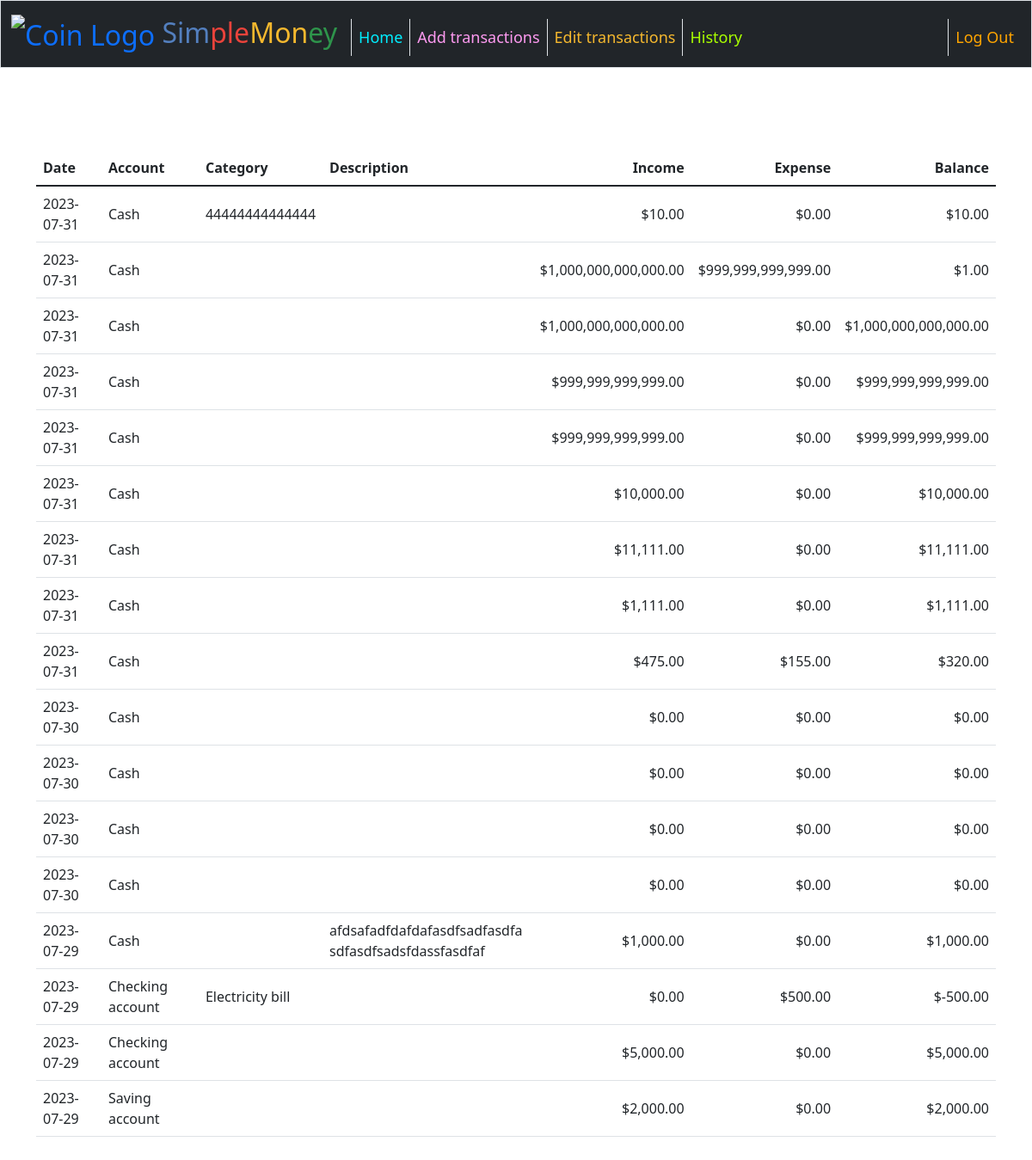
Screenshot of /history (signed in) with the database file from the repository.
### tables this page shows
CREATE TABLE transactions (
    id INTEGER PRIMARY KEY AUTOINCREMENT NOT NULL, 
    user_id INTEGER,
    date DATE,
    account	TEXT,
    category TEXT,
    description TEXT,
    income	REAL NOT NULL DEFAULT 0.00,
    expense	REAL NOT NULL DEFAULT 0.00,
    FOREIGN KEY(user_id) REFERENCES users(id)
    );

### app.py (the view)
@app.route("/history")
@login_required
def history():
    user_id = session["user_id"]
    try:
        transactions_db = cur.execute(
            """SELECT * FROM transactions WHERE user_id = :user_id
            ORDER BY date DESC, id DESC""",
            {'user_id': user_id}
        )
        transactions_db = transactions_db.fetchall()
    except:
        return apology("Database error occurred", 500)
    for row in transactions_db:
        row["balance"] = row["income"] - row["expense"]
    return render_template("history.html", transactions_db=transactions_db)

### app.py (called while the page is built)
def dict_factory(cursor, row):
    fields = [column[0] for column in cursor.description]
    return {key: value for key, value in zip(fields, row)}

@app.after_request
def after_request(response):
    response.headers["Cache-Control"] = "no-cache, no-store, must-revalidate"
    response.headers["Expires"] = 0
    response.headers["Pragma"] = "no-cache"
    return response

### helpers.py (called while the page is built)
def login_required(f):
    @wraps(f)
    def decorated_function(*args, **kwargs):
        if session.get("user_id") is None:
            return redirect("/login")
        return f(*args, **kwargs)
    return decorated_function

def usd(value):
    return f"${value:,.2f}"

### templates/history.html (shortened to what this page needs)
{% extends "layout.html" %}
{% block main %}
    <main class="container py-5 text-center">
        <table class="table">
            <thead>
                <tr>
                    <th class="text-start">Date</th>
                    <th class="text-start">Account</th>
                    <th class="text-start">Category</th>
                    <th class="text-start">Description</th>
                    <th class="text-end">Income</th>
                    <th class="text-end">Expense</th>
                    <th class="text-end">Balance</th>
                </tr>
            </thead>
            <tbody>
                {% for row in transactions_db %}
                    <tr>
                        <td class="text-start">{{ row["date"] }}</td>
                        <td class="text-start">{{ row["account"] }}</td>
                        <td class="text-start">{{ row["category"] }}</td>
                        <td id="transaction-description" class="text-start text-break">{{ row["description"] }}</td>
                        <td class="text-end">{{ row["income"] | usd }}</td>
                        <td class="text-end">{{ row["expense"] | usd }}</td>
                        <td class="text-end">{{ row["balance"] | usd }}</td>
                    </tr>
                {% endfor %}
            </tbody>
        </table>
    </main>
{% endblock %}

### templates/layout.html (shortened to what this page needs)
<!DOCTYPE html>
<html lang="en">
    <head>
        <link href="https://cdn.jsdelivr.net/npm/bootstrap@5.1.3/dist/css/bootstrap.min.css" rel="stylesheet">
        <link href="/static/styles.css" rel="stylesheet">
    </head>
    <body>
        <nav class="bg-dark border navbar navbar-expand-md">
            <div class="container-fluid">
                <a class="navbar-brand" href="{{ url_for("index") }}">
                    <img id="navbar-logo" src="/static/coin_dollar_finance_icon.ico" alt="Coin Logo">
                    <span class="blue">Sim</span><span class="red">ple</span><span class="yellow">Mon</span><span class="green">ey</span></a>
                <div class="collapse navbar-collapse" id="navbar">
                    {% if session["user_id"] %}
                        <ul class="navbar-nav me-auto mt-2 text-large">
                            <li class="nav-item"><a class="nav-link text-brightblue border-start" href="{{ url_for("index") }}">Home</a></li>
                            <li class="nav-item"><a class="nav-link text-pink border-start" href="{{ url_for("add_transactions") }}">Add transactions</a></li>
                            <li class="nav-item"><a class="nav-link text-yellow border-start" href="{{ url_for("edit_transactions") }}">Edit transactions</a></li>
                            <li class="nav-item"><a class="nav-link text-brightgreen border-start" href="{{ url_for("history") }}">History</a></li>
                        </ul>
                        <ul class="navbar-nav ms-auto mt-2 text-large">
                            <li class="nav-item"><a class="nav-link text-orange border-start" href="{{ url_for("logout") }}">Log Out</a></li>
                        </ul>
                    {% else %}
                        <ul class="navbar-nav ms-auto mt-2 text-large">
                            <li class="nav-item"><a class="nav-link text-brightblue border-start" href="{{ url_for("register") }}">Register</a></li>
                            <li class="nav-item"><a class="nav-link text-pink border-start" href="{{ url_for("login") }}">Log In</a></li>
                        </ul>
                    {% endif %}
                </div>
            </div>
        </nav>
        <main class="container-fluid py-5 text-center">
            {% block main %}{% endblock %}
        </main>
    </body>
</html>

### static/styles.css (style rules this page uses)
body { font-size: 100%; }
.text-large { font-size: large }
nav .navbar-brand { font-size: xx-large; }
nav .navbar-brand .blue { color: #537fbe; }
nav .navbar-brand .red { color: #ea433b; }
nav .navbar-brand .yellow { color: #f5b82e; }
nav .navbar-brand .green { color: #2e944b; }
#navbar-logo { width: 50px; }
.text-yellow { color: #f5b82e; }
.text-brightblue { color: #00eeff; }
.text-pink { color: #fd9af0; }
.text-brightgreen { color: #AAFF00; }
.text-orange { color: orange; }
td { word-wrap: break-word; vertical-align: middle; }

### rows the page displays
transactions: date "2023-07-31", account "Cash", category "44444444444444", income "$10.00", expense "$0.00", balance "$10.00"
transactions: date "2023-07-31", account "Cash", income "$1,000,000,000,000.00", expense "$999,999,999,999.00", balance "$1.00"
transactions: date "2023-07-31", account "Cash", income "$1,000,000,000,000.00", expense "$0.00", balance "$1,000,000,000,000.00"
transactions: date "2023-07-31", account "Cash", income "$999,999,999,999.00", expense "$0.00", balance "$999,999,999,999.00"
transactions: date "2023-07-31", account "Cash", income "$999,999,999,999.00", expense "$0.00", balance "$999,999,999,999.00"
transactions: date "2023-07-31", account "Cash", income "$10,000.00", expense "$0.00", balance "$10,000.00"
transactions: date "2023-07-31", account "Cash", income "$11,111.00", expense "$0.00", balance "$11,111.00"
transactions: date "2023-07-31", account "Cash", income "$1,111.00", expense "$0.00", balance "$1,111.00"
transactions: date "2023-07-31", account "Cash", income "$475.00", expense "$155.00", balance "$320.00"
transactions: date "2023-07-30", account "Cash", income "$0.00", expense "$0.00", balance "$0.00"
transactions: date "2023-07-30", account "Cash", income "$0.00", expense "$0.00", balance "$0.00"
transactions: date "2023-07-30", account "Cash", income "$0.00", expense "$0.00", balance "$0.00"
transactions: date "2023-07-30", account "Cash", income "$0.00", expense "$0.00", balance "$0.00"
transactions: date "2023-07-29", account "Cash", description "afdsafadfdafdafasdfsadfasdfasdfasdfsadsfdassfasdfaf", income "$1,000.00", expense "$0.00", balance "$1,000.00"
transactions: date "2023-07-29", account "Checking account", category "Electricity bill", income "$0.00", expense "$500.00", balance "$-500.00"
transactions: date "2023-07-29", account "Checking account", income "$5,000.00", expense "$0.00", balance "$5,000.00"
transactions: date "2023-07-29", account "Saving account", income "$2,000.00", expense "$0.00", balance "$2,000.00"
